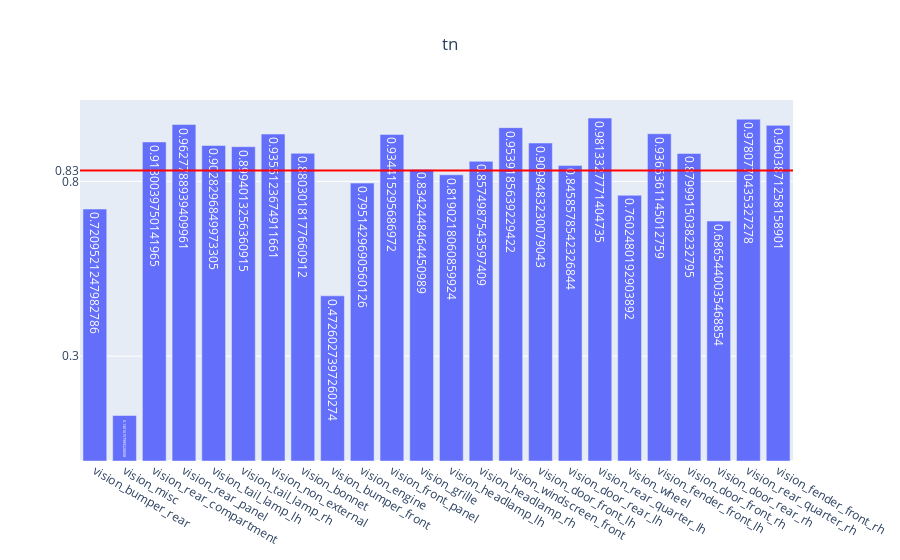

Notebook code for this chart:
### Code cell
genVisMulitlabel(partEvalMetrics, "tn")

### Figure 1 — Plotly figure (JSON) as saved in the notebook; plotly's stock layout.template omitted (floating-point values rounded to 4 significant figures)
{"data": [{"text": [0.721, 0.1302, 0.913, 0.9628, 0.9028, 0.8994, 0.9355, 0.8803, 0.4726, 0.7951, 0.9344, 0.8342, 0.819, 0.8575, 0.9539, 0.9098, 0.8459, 0.9813, 0.7602, 0.9365, 0.88, 0.6865, 0.9781, 0.9604], "type": "bar", "x": ["vision_bumper_rear", "vision_misc", "vision_rear_compartment", "vision_rear_panel", "vision_tail_lamp_lh", "vision_tail_lamp_rh", "vision_non_external", "vision_bonnet", "vision_bumper_front", "vision_engine", "vision_front_panel", "vision_grille", "vision_headlamp_lh", "vision_headlamp_rh", "vision_windscreen_front", "vision_door_front_lh", "vision_door_rear_lh", "vision_rear_quarter_lh", "vision_wheel", "vision_fender_front_lh", "vision_door_front_rh", "vision_door_rear_rh", "vision_rear_quarter_rh", "vision_fender_front_rh"], "y": [0.721, 0.1302, 0.913, 0.9628, 0.9028, 0.8994, 0.9355, 0.8803, 0.4726, 0.7951, 0.9344, 0.8342, 0.819, 0.8575, 0.9539, 0.9098, 0.8459, 0.9813, 0.7602, 0.9365, 0.88, 0.6865, 0.9781, 0.9604]}], "layout": {"shapes": [{"line": {"color": "red", "width": 2}, "type": "line", "x0": 0, "x1": 1, "xref": "x domain", "y0": 0.8313, "y1": 0.8313, "yref": "y"}], "title": {"text": "tn", "x": 0.5}, "yaxis": {"tickmode": "array", "tickvals": ["0.83", 0.3, 0.8]}}}
